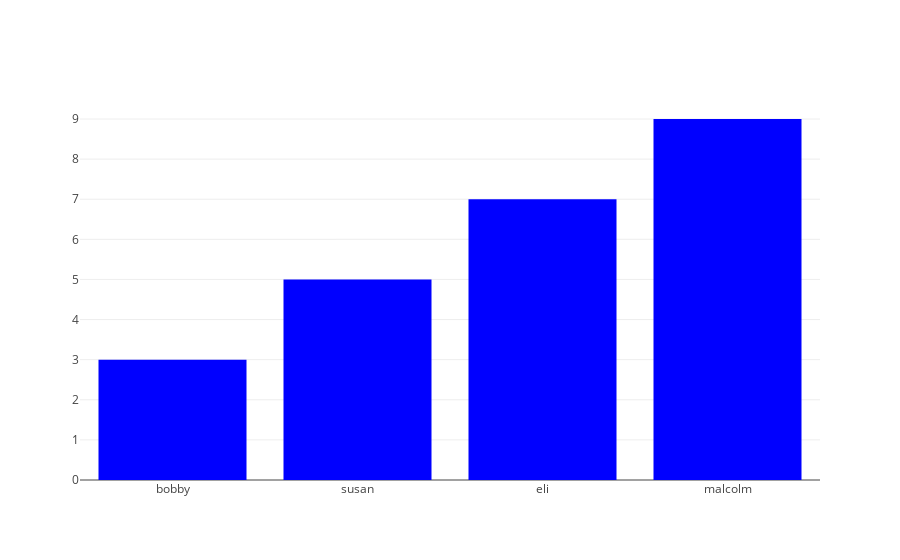

Notebook source saved alongside this figure:
### Code cell
bar_trace = {'type': 'bar', 'x': ['bobby', 'susan', 'eli', 'malcolm'], 'y': [3, 5, 7, 9], 'marker': {'color': 'blue'}, 'name': 'Our nice bar trace'}

plotly.offline.iplot([
    bar_trace
])

### Figure 1 — Plotly figure (JSON) as saved in the notebook; plotly's stock layout.template omitted (floating-point values rounded to 4 significant figures)
{"data": [{"marker": {"color": "blue"}, "name": "Our nice bar trace", "type": "bar", "uid": "8a2aa68c-d547-11e8-8008-34159e1c7ef8", "x": ["bobby", "susan", "eli", "malcolm"], "y": [3, 5, 7, 9]}], "layout": {}}
